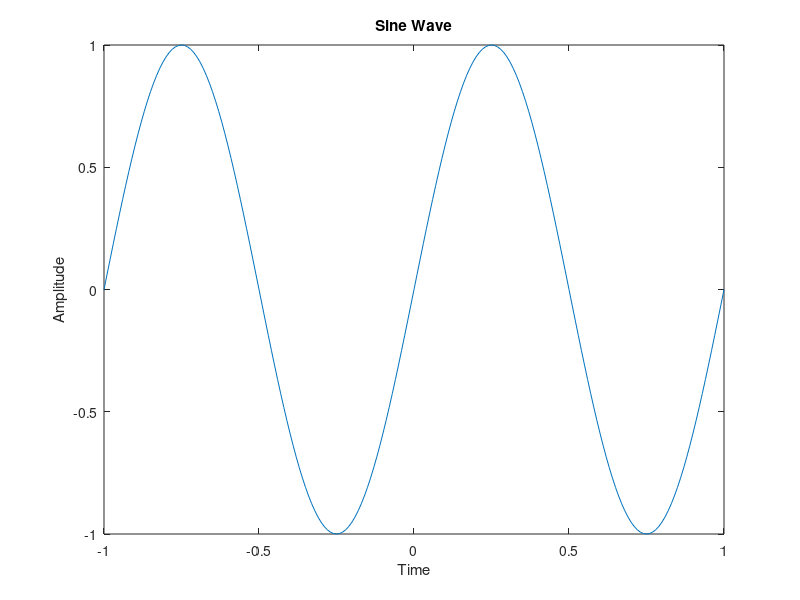

The MATLAB source for this figure:
clc; clear; clf;
t = -1:1/100:1;
f = 1;
x = sin(2*pi*f*t);
plot(t, x);
title('Sine Wave');
xlabel('Time');
ylabel('Amplitude');